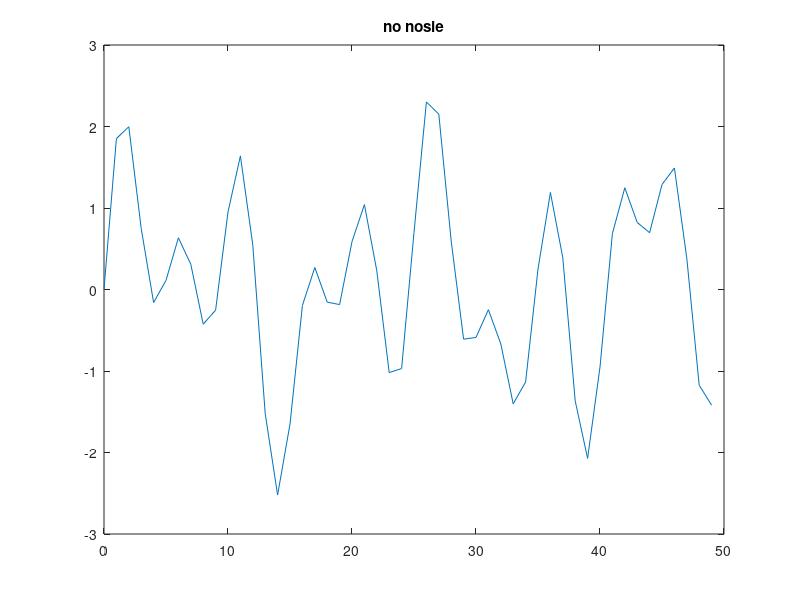
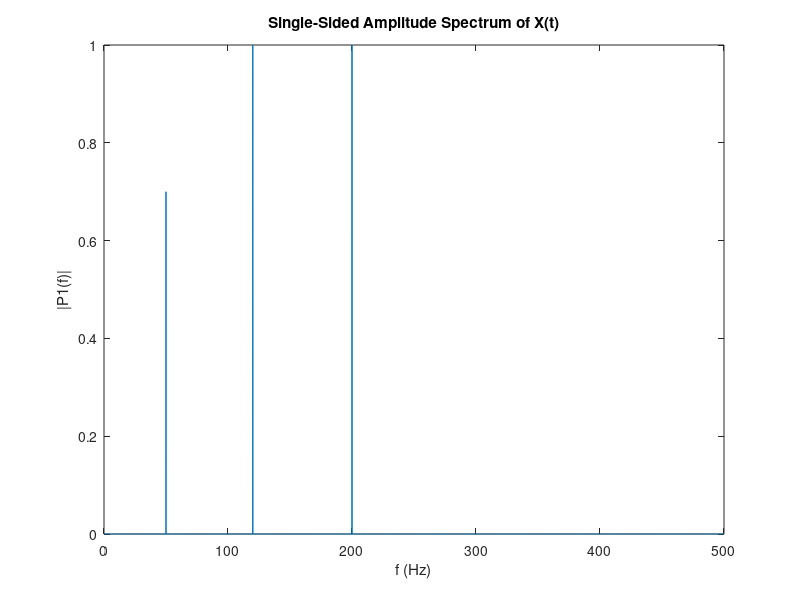
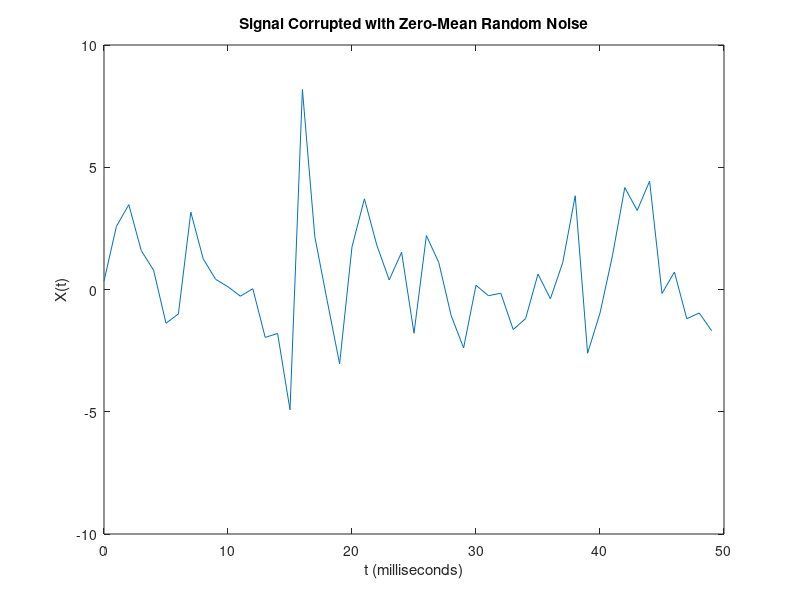
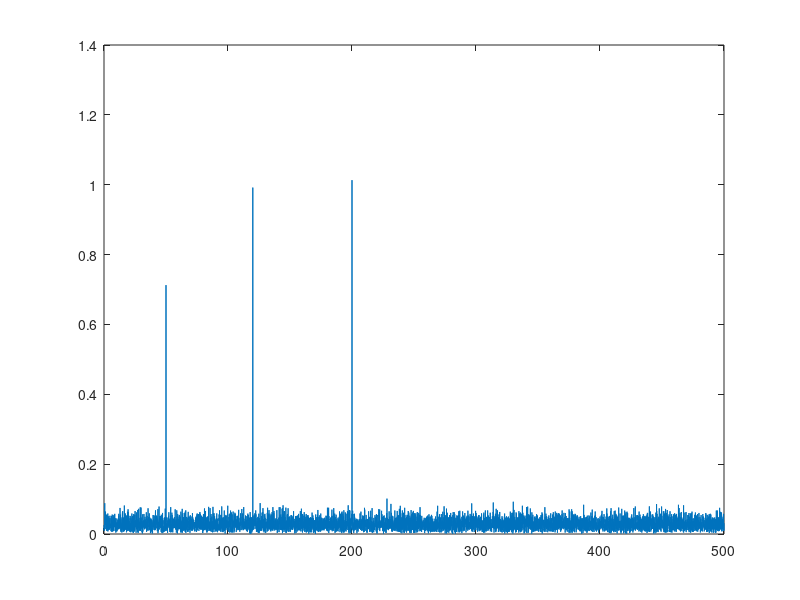

These charts were generated, in order, by the following MATLAB code:
clear
close all
pkg load signal
Fs = 1000;            % Sampling frequency                    
T = 1/Fs;             % Sampling period       
L = 15000;             % Length of signal
t = (0:L-1)*T;        % Time vectorc

%S = 0.7*sin(2*pi*50*t) + sin(2*pi*120*t);
S = 0.7*sin(2*pi*50*t) + sin(2*pi*120*t) + sin(2*pi*200*t);
SS = S;
X = S + 2*randn(size(t));
SSS = X;
figure 
plot(1000*t(1:50),S(1:50))
title("no nosie")

Ys = fft(S);

P2 = abs(Ys/L);
P1 = P2(1:L/2+1);
P1(2:end-1) = 2*P1(2:end-1);

figure 
f = Fs*(0:(L/2))/L;
plot(f,P1) 
title('Single-Sided Amplitude Spectrum of X(t)')
xlabel('f (Hz)')
ylabel('|P1(f)|')

 

figure 
plot(1000*t(1:50),X(1:50))
title('Signal Corrupted with Zero-Mean Random Noise')
xlabel('t (milliseconds)')
ylabel('X(t)')

Y = fft(X);

P2 = abs(Y/L);
P1 = P2(1:L/2+1);
P1(2:end-1) = 2*P1(2:end-1);

figure 
f = Fs*(0:(L/2))/L;
plot(f,P1) 




disp('size of data before decimation')
size(SS)

figure
subplot (3,1,1)
plot(1000*t(1:50),SS(1:50))

nhp=4;                  % Order of Butter HPF = 8             %changed 04/2/04
R=4;
 
fc=150;
Wlp=fc/Fs/2;
%[B,A]=butter(nhp,Wlp,'low');
[B,A]=butter(nhp,Wlp);

fSS = filter(B, A,SS)*25;

subplot(3,1,2)
%plot(1000*t(1:50),fSS(1:50))
plot(t,fSS)
 
Yss = fft(fSS);
P2 = abs(Yss/L);
P1 = P2(1:L/2+1);
P1(2:end-1) = 2*P1(2:end-1);

subplot(3,1,3) 
f = Fs*(0:(L/2))/L;
plot(f,P1)
[x,ix] = max(Yss);
